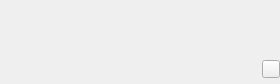
<?xml version="1.0" encoding="UTF-8"?>
<ui version="4.0">
 <class>ZTSettingListItem</class>
 <widget class="QWidget" name="ZTSettingListItem">
  <property name="geometry">
   <rect>
    <x>0</x>
    <y>0</y>
    <width>280</width>
    <height>84</height>
   </rect>
  </property>
  <property name="minimumSize">
   <size>
    <width>280</width>
    <height>84</height>
   </size>
  </property>
  <property name="windowTitle">
   <string>Form</string>
  </property>
  <widget class="QLabel" name="labelDefault">
   <property name="geometry">
    <rect>
     <x>245</x>
     <y>1</y>
     <width>42</width>
     <height>40</height>
    </rect>
   </property>
   <property name="text">
    <string/>
   </property>
  </widget>
  <widget class="QLabel" name="labelName">
   <property name="geometry">
    <rect>
     <x>16</x>
     <y>16</y>
     <width>231</width>
     <height>14</height>
    </rect>
   </property>
   <property name="text">
    <string/>
   </property>
   <property name="wordWrap">
    <bool>false</bool>
   </property>
  </widget>
  <widget class="QLabel" name="labelUrl">
   <property name="geometry">
    <rect>
     <x>16</x>
     <y>40</y>
     <width>248</width>
     <height>14</height>
    </rect>
   </property>
   <property name="text">
    <string/>
   </property>
   <property name="alignment">
    <set>Qt::AlignLeading|Qt::AlignLeft|Qt::AlignTop</set>
   </property>
   <property name="wordWrap">
    <bool>false</bool>
   </property>
  </widget>
  <widget class="QPushButton" name="btnDel">
   <property name="geometry">
    <rect>
     <x>262</x>
     <y>60</y>
     <width>18</width>
     <height>18</height>
    </rect>
   </property>
   <property name="text">
    <string/>
   </property>
  </widget>
 </widget>
 <resources/>
 <connections/>
</ui>
